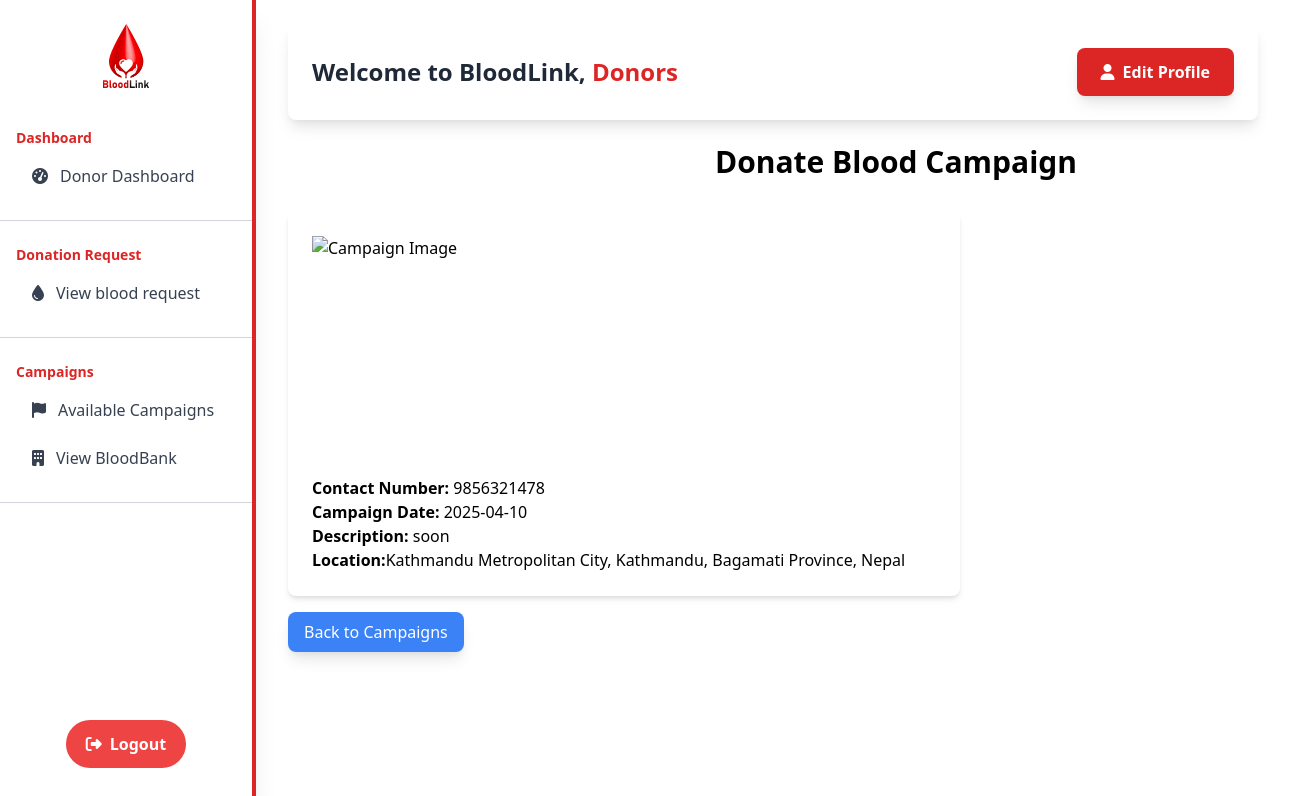
Screenshot of /Donordashboard/campaign_detail.php?id=27 (signed in) with the database file from the repository.
### tables this page shows
CREATE TABLE `campaigns` (
  `id` int(11) NOT NULL,
  `campaign_name` varchar(255) NOT NULL,
  `contact_number` varchar(15) NOT NULL,
  `campaign_date` date NOT NULL,
  `description` text NOT NULL,
  `bloodbank_id` int(10) UNSIGNED NOT NULL,
  `location` varchar(255) NOT NULL,
  `latitude` decimal(10,8) DEFAULT NULL,
  `longitude` decimal(11,8) DEFAULT NULL
);

### Donordashboard/campaign_detail.php (the view, shortened to what this page needs)
<?php
require('../connection.php');
$campaignId = $_GET['id'];
$sql = "SELECT * FROM campaigns WHERE id = ?";
$stmt = $con->prepare($sql);
$stmt->bind_param('i', $campaignId);
$stmt->execute();
$result = $stmt->get_result();
$campaign = $result->fetch_assoc();
?>
<!DOCTYPE html>
<html lang="en">
<head>
    <link href="https://cdn.jsdelivr.net/npm/tailwindcss@2.2.19/dist/tailwind.min.css" rel="stylesheet">
</head>
<body class="">
    <section class="ml-64 px-8 container mx-auto">
        <h1 class="text-3xl font-bold mb-8 text-center"><?php echo htmlspecialchars($campaign['campaign_name']); ?></h1>
        <div class="bg-white p-6 rounded-lg shadow-md max-w-2xl">
        <img src="../img/slide1.png" alt="Campaign Image" class="w-full h-60 object-cover">
            <p><strong>Contact Number:</strong> <?php echo htmlspecialchars($campaign['contact_number']); ?></p>
            <p><strong>Campaign Date:</strong> <?php echo htmlspecialchars($campaign['campaign_date']); ?></p>
            <p><strong>Description:</strong> <?php echo htmlspecialchars($campaign['description']); ?></p>
            <p ><strong>Location:</strong><?php
                        echo htmlspecialchars($campaign['location']);?></p>
        </div>
        <a href="viewCampaigns.php" class="mt-4 inline-block bg-blue-500 hover:bg-blue-600 transition-colors duration-300 text-white py-2 px-4 rounded-lg shadow-lg focus:outline-none focus:ring-2 focus:ring-blue-500">
            Back to Campaigns
        </a>
    </section>
</body>
</html>

### rows the page displays
campaigns: campaign_name "Donate Blood Campaign", contact_number "9856321478", campaign_date "2025-04-10", description "soon", location "Kathmandu Metropolitan City, Kathmandu, Bagamati Province, Nepal"

### other values shown
$_SESSION['donorname'] "Donors"
